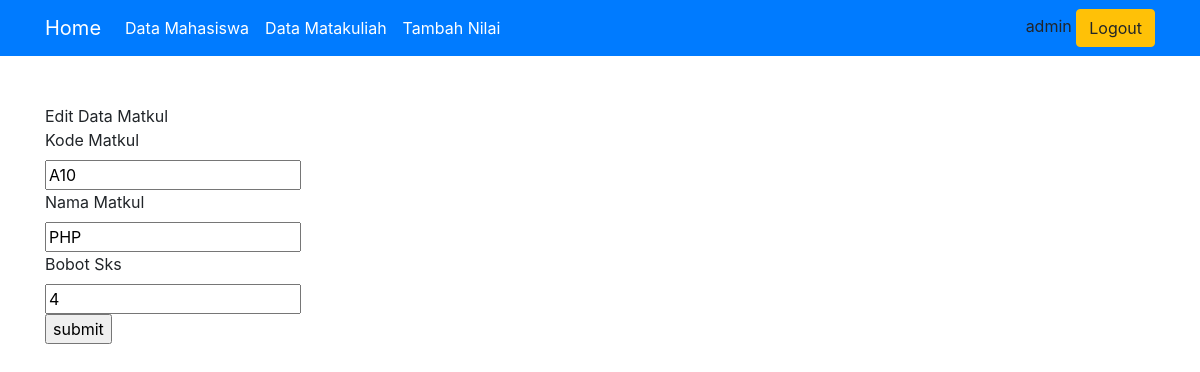
/index.php?halaman=editMatkul&id=A10 (signed in), run on the app's committed database.
### tables this page shows
CREATE TABLE IF NOT EXISTS `tb_matkul` (
  `kode_matkul` varchar(4) NOT NULL,
  `nama_matkul` varchar(200) NOT NULL,
  `sks` int(2) NOT NULL,
  PRIMARY KEY (`kode_matkul`)
);

### data/matkul/matkul_edit.php (the view, shortened to what this page needs)
<?php
$id = $_GET['id'];
$query = $conn->query("SELECT * FROM tb_matkul WHERE kode_matkul = '$id' ");
$data = $query->fetch_assoc();
?>
<f
<h3>Edit Data Matkul</h3>
<form method="POST">
	<label>Kode Matkul</label><br>
	<input type="text" maxlength="4" name="kode" value="<?= $data['kode_matkul']; ?>" required=""><br>
	<label>Nama Matkul</label><br>
	<input type="text" maxlength="100" name="nama" value="<?= $data['nama_matkul']; ?>" required=""><br>
	<label>Bobot Sks</label><br>
	<input type="numeric" maxlength="2" name="sks" value="<?= $data['sks']; ?>" required=""><br>
	<input type="submit" name="submit" value="submit"><br>
</form>

### data on the page
tb_matkul: kode "A10", nama "PHP", sks "4"

### other printed values
$_SESSION['admin'] "admin"
